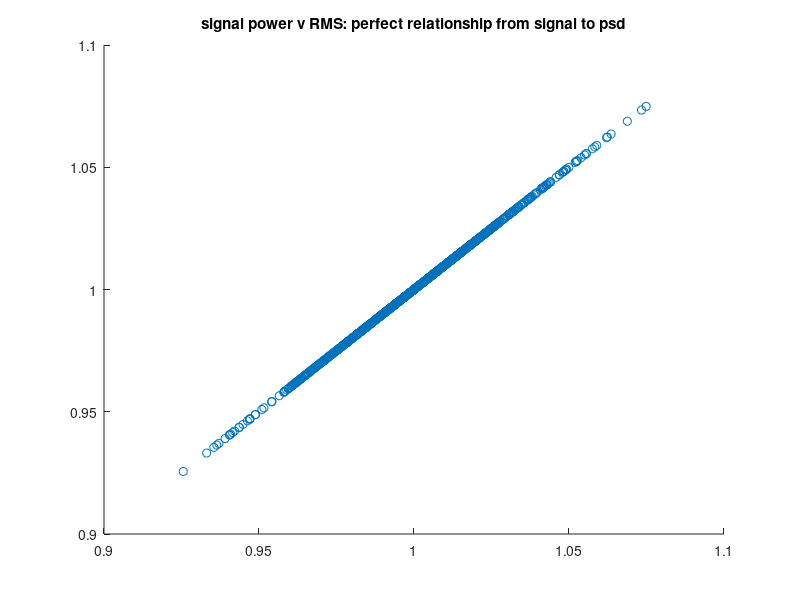
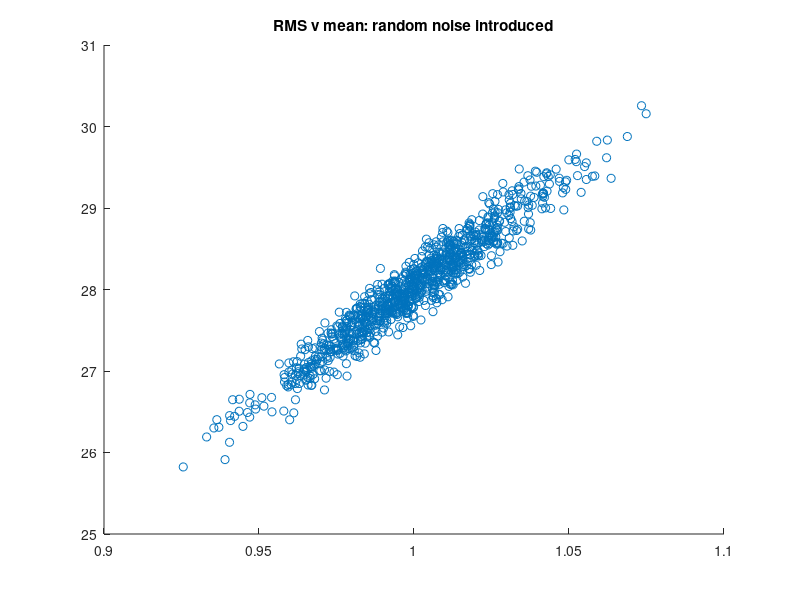

Reproduce these figures in MATLAB, in order.
% run a 1000 random signals and test there power
for n = 1 : 1000
    
    N=1000; %length of the signal
    x=randn(1,N); %a random signal to test
    X=fft(x); %Frequency domain representation of the signal
    
    signal_power(n) = sqrt(mean(x.^2)); %RMS value from time domain samples
    RMS2(n) = sqrt(sum(abs(X/N).^2)); %RMS value from frequency domain representation
    
    SM(n) = sum(abs(X/N)); % just taking the mean of the spectrum
    
end

% show the correlation between signal and measured power
figure;
scatter(signal_power, RMS2);
title('signal power v RMS: perfect relationship from signal to psd')
figure;
scatter(signal_power, SM);
title('RMS v mean: random noise introduced')

% NOTE: while the SM correlates, its clearly noisier than taking the RMS!
% NOTE: with the RMS the power values are actually interpretable given the original signal strength
